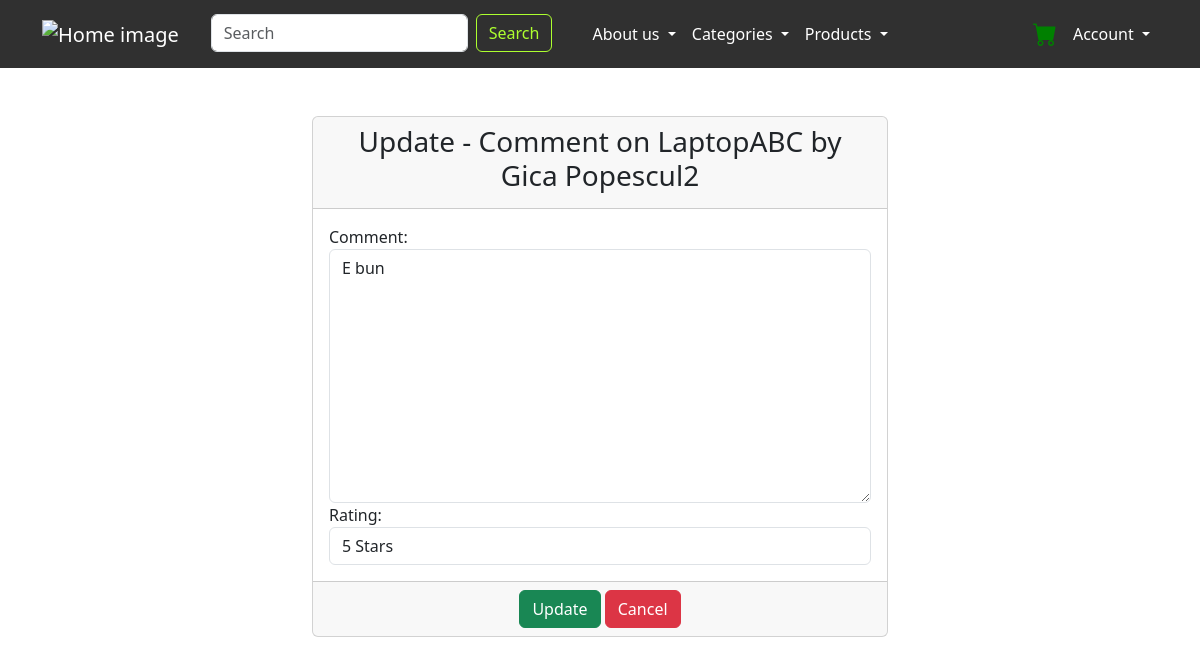
The app's page /update_review/3, older data.
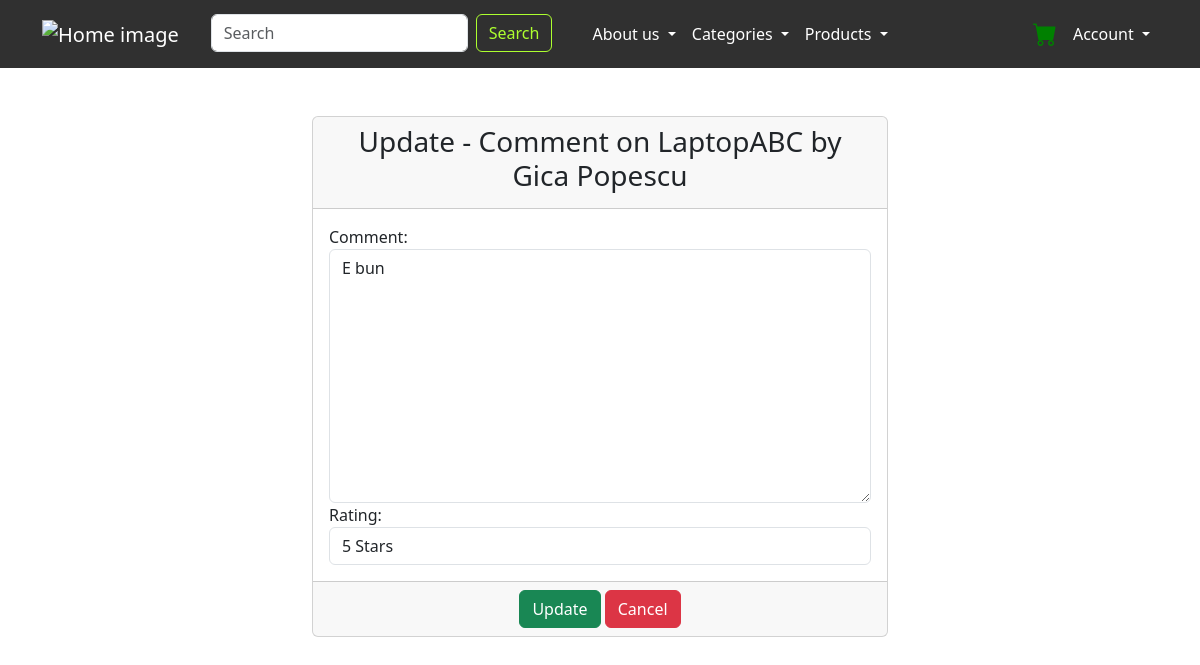
The same page, newer data.
### home/models.py (models this page shows, shortened)
class ProductReview(models.Model):
    user = models.ForeignKey(SiteUser, on_delete=models.SET_NULL, null=True)
    product = models.ForeignKey(Product, on_delete=models.SET_NULL, null=True, related_name="reviews")
    comment = models.TextField()
    rating_choices = [(1, '1 Star'), (2, '2 Stars'), (3, '3 Stars'), (4, '4 Stars'), (5, '5 Stars')]
    rating = models.PositiveIntegerField(choices=rating_choices, default=5)
    created_on = models.DateTimeField(auto_now_add=True)
    class Meta:
        verbose_name_plural = 'Product Reviews'
        ordering = ['-created_on']
    def __str__(self):
        user_name = self.user.get_full_name() if self.user else "Anonymous"
        return 'Comment on {} by {}'.format(self.product, user_name)

class SiteUser(AbstractUser):
    phone_number = models.CharField(max_length=11)
    address = models.CharField(max_length=255, blank=True)
    city = models.CharField(max_length=150, blank=True)

class Product(models.Model):
    category = models.ForeignKey(Category, on_delete=models.CASCADE)
    created_by = models.ForeignKey(SiteUser, on_delete=models.CASCADE)
    name = models.CharField(max_length=255)
    description = models.TextField()
    image = models.ImageField(upload_to='static/home/products/')
    slug = models.SlugField(max_length=20, unique=True)  # cod unic de identificare atasat url-ului specific produsului
    price = models.DecimalField(max_digits=10, decimal_places=2)
    discounted_price = models.DecimalField(max_digits=10, decimal_places=2)
    stock = models.IntegerField()
    is_active = models.BooleanField(default=True)
    created = models.DateTimeField(auto_now_add=True)
    updated = models.DateTimeField(auto_now=True)
    class Meta:
        verbose_name_plural = 'Products'
        ordering = ('-created',)  # ordonam produsele incepand cu cel mai nou adaugat in bd
    def __str__(self):
        return self.name

### home/views.py (the view, shortened to what this page needs)
# urls.py: path('update_review/<int:pk>', views.ProductReviewUpdateView.as_view(), name='update-review'),
class ProductReviewUpdateView(UpdateView):
    template_name = 'product/update_review.html'
    form_class = ProductReviewForm
    model = ProductReview
    success_url = reverse_lazy('detail-products')

### home/forms.py
class ProductReviewForm(forms.ModelForm):
    class Meta:
        model = ProductReview
        fields = ['comment', 'rating', 'product']
        widgets = {
            'product': forms.HiddenInput(),
        }
    def __init__(self, *args, **kwargs):
        super().__init__(*args, **kwargs)
        self.fields['comment'].widget.attrs.update({'class': 'form-control', 'placeholder': 'Enter your comment'})
        self.fields['rating'].widget.attrs.update({'class': 'form-control'})

### vic_shop/context_processors.py (called while the page is built)
def category_list_view(request):
    category_list = Category.objects.all()
    return {'category_list': category_list}

def cart_item_count(request):
    if request.user.is_authenticated:
        cart = get_open_cart(request)
    else:
        cart = None
    item_count = cart.cartitem_set.count() if cart is not None else 0
    return {'cart_item_count': item_count}

### templates/product/update_review.html (shortened to what this page needs)
{% extends 'base.html' %}
{% block content %}
    <div class="container-fluid">
        <div class="row">
            <div class="col-md-6 offset-md-3 gy-5">
                <div class="card">
                    <div class="card-header">
                        <h3 class="text-center">Update - {{ productreview }}</h3>
                    </div>
                    <form method="post" enctype="multipart/form-data">
                        <div class="card-body">
                            {{ form }}
                        </div>
                        <div class="card-footer text-center">
                            <button type="submit" class="btn btn-success">Update</button>
                            <a href="{% url 'list-products' %}" class="btn btn-danger">Cancel</a>
                        </div>
                    </form>
                </div>
            </div>
        </div>
    </div>
{% endblock %}

Row changes from the older to the newer data that the page shows:
changed through a linked row, ProductReview "E bun": user+product "Comment on LaptopABC by Gica Popescul2" → "Comment on LaptopABC by Gica Popescu"
